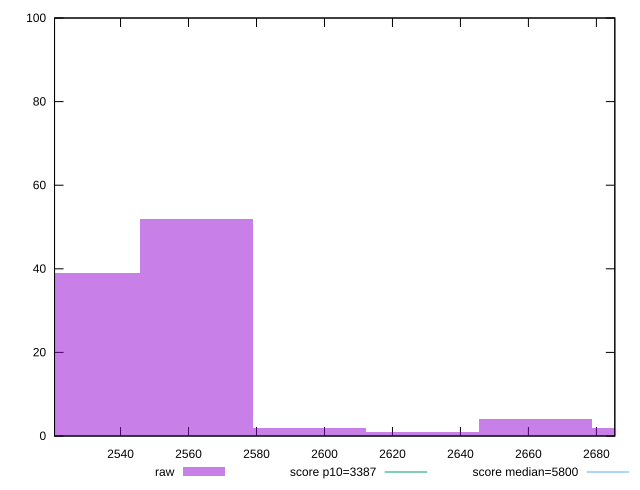

The script that saved this image:
reset

$raw <<EOF
2528.973555364394 39
2562.249523198136 52
2628.80145886562 1
2695.3533945331046 2
2662.077426699362 4
2595.525491031878 2
EOF

set key outside below
set boxwidth 33.27596783374203
set xrange [2520.577060921106:2685.4222802932204]
set yrange [0:100]
set trange [0:100]
set style fill transparent solid 0.5 noborder

set parametric
set terminal svg size 640, 490 enhanced background rgb 'white'
set output "reprap/speed-index/samples/pages+cached+noexternal+nosvg/raw/histogram.svg"

plot $raw title "raw" with boxes, \
     3387,t title "score p10=3387", \
     5800,t title "score median=5800"

reset
